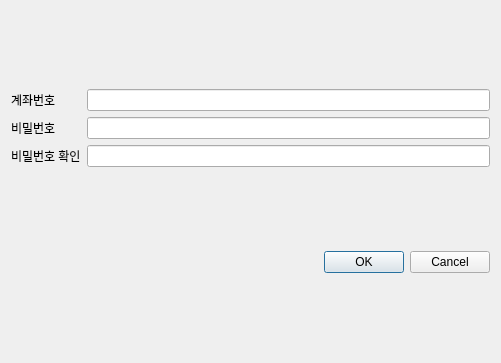
<?xml version="1.0" encoding="UTF-8"?>
<ui version="4.0">
 <class>Dialog</class>
 <widget class="QDialog" name="Dialog">
  <property name="geometry">
   <rect>
    <x>0</x>
    <y>0</y>
    <width>501</width>
    <height>363</height>
   </rect>
  </property>
  <property name="windowTitle">
   <string>계좌 삭제</string>
  </property>
  <layout class="QGridLayout" name="gridLayout_2">
   <item row="0" column="0">
    <layout class="QGridLayout" name="gridLayout">
     <item row="1" column="1">
      <widget class="QLineEdit" name="delpass_le">
       <property name="echoMode">
        <enum>QLineEdit::EchoMode::Password</enum>
       </property>
      </widget>
     </item>
     <item row="0" column="1">
      <widget class="QLineEdit" name="delAc_le"/>
     </item>
     <item row="1" column="0">
      <widget class="QLabel" name="delPass_lbl">
       <property name="text">
        <string>비밀번호</string>
       </property>
      </widget>
     </item>
     <item row="0" column="0">
      <widget class="QLabel" name="delAcc_lbl">
       <property name="text">
        <string>계좌번호</string>
       </property>
      </widget>
     </item>
     <item row="2" column="0">
      <widget class="QLabel" name="delPassRe_lbl">
       <property name="text">
        <string>비밀번호 확인</string>
       </property>
      </widget>
     </item>
     <item row="2" column="1">
      <widget class="QLineEdit" name="delPassRe_le">
       <property name="echoMode">
        <enum>QLineEdit::EchoMode::Password</enum>
       </property>
      </widget>
     </item>
    </layout>
   </item>
   <item row="1" column="0">
    <widget class="QDialogButtonBox" name="buttonBox">
     <property name="orientation">
      <enum>Qt::Orientation::Horizontal</enum>
     </property>
     <property name="standardButtons">
      <set>QDialogButtonBox::StandardButton::Cancel|QDialogButtonBox::StandardButton::Ok</set>
     </property>
    </widget>
   </item>
  </layout>
 </widget>
 <resources/>
 <connections>
  <connection>
   <sender>buttonBox</sender>
   <signal>accepted()</signal>
   <receiver>Dialog</receiver>
   <slot>accept()</slot>
   <hints>
    <hint type="sourcelabel">
     <x>248</x>
     <y>254</y>
    </hint>
    <hint type="destinationlabel">
     <x>157</x>
     <y>274</y>
    </hint>
   </hints>
  </connection>
  <connection>
   <sender>buttonBox</sender>
   <signal>rejected()</signal>
   <receiver>Dialog</receiver>
   <slot>reject()</slot>
   <hints>
    <hint type="sourcelabel">
     <x>316</x>
     <y>260</y>
    </hint>
    <hint type="destinationlabel">
     <x>286</x>
     <y>274</y>
    </hint>
   </hints>
  </connection>
 </connections>
</ui>
